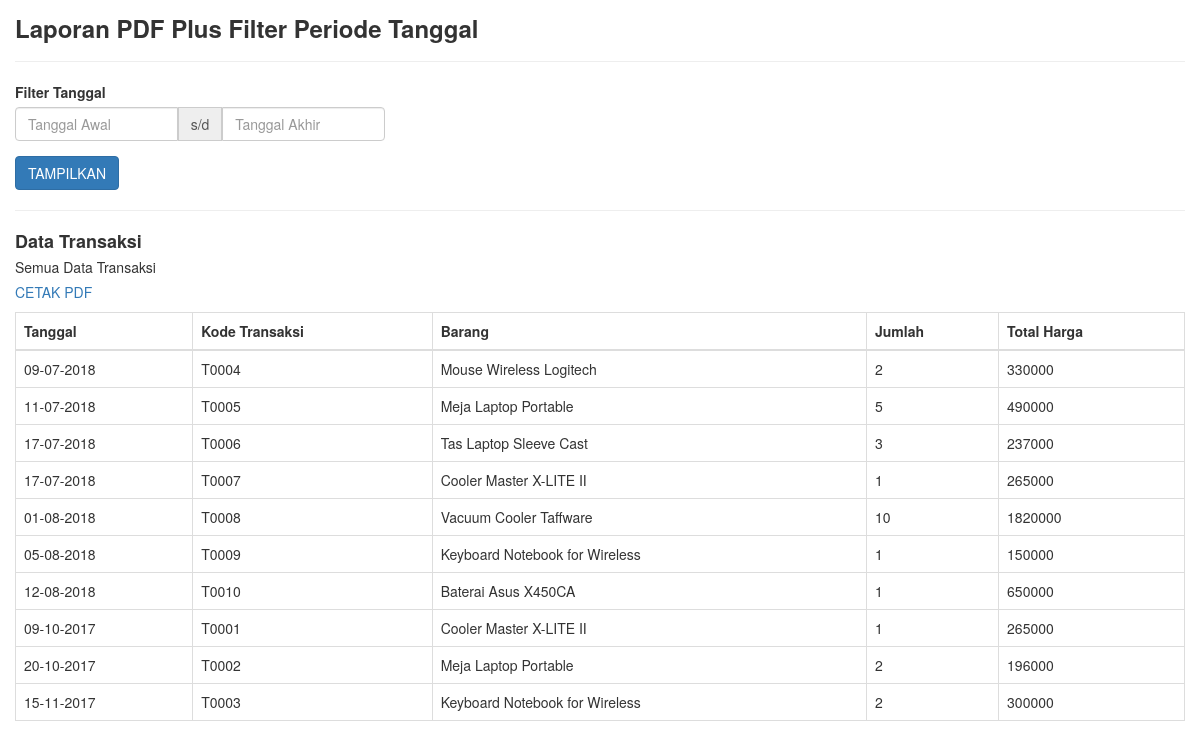
The page / on the database its author committed.
### tables this page shows
CREATE TABLE `transaksi` (
  `id` int(11) NOT NULL,
  `kode` varchar(10) NOT NULL,
  `barang` varchar(100) NOT NULL,
  `jumlah` int(11) NOT NULL,
  `total_harga` double NOT NULL,
  `tgl` datetime NOT NULL
);

### application/controllers/Transaksi.php (called while the page is built, shortened)
<?php if ( ! defined('BASEPATH')) exit('No direct script access allowed');
class Transaksi extends CI_Controller {
	public function __construct(){
		$this->load->model('TransaksiModel');
	}
    public function index(){
        $tgl_awal = $this->input->get('tgl_awal');
        $tgl_akhir = $this->input->get('tgl_akhir');
        if(empty($tgl_awal) or empty($tgl_akhir)){
            $transaksi = $this->TransaksiModel->view_all();
            $url_cetak = 'transaksi/cetak';
            $label = 'Semua Data Transaksi';
        }
        $data['transaksi'] = $transaksi;
        $data['url_cetak'] = base_url('index.php/'.$url_cetak);
        $data['label'] = $label;
        $this->load->view('list', $data);
    }
}

### index.php (called while the page is built, shortened)
<?php
require_once BASEPATH.'core/CodeIgniter.php';

### application/models/TransaksiModel.php (called while the page is built, shortened)
<?php if ( ! defined('BASEPATH')) exit('No direct script access allowed');
class TransaksiModel extends CI_Model {
    public function view_all(){
		return $this->db->get('transaksi')->result();
	}
}

### application/views/list.php (the view, shortened to what this page needs)
<!DOCTYPE html>
<html lang="en">
<head>
    <link href="<?php echo base_url('assets/css/bootstrap.min.css') ?>" rel="stylesheet">
    <link href="<?php echo base_url('assets/libraries/bootstrap-datepicker/css/bootstrap-datepicker.min.css') ?>" rel="stylesheet">
</head>
<body>
    <div style="padding: 15px;">
        <h3 style="margin-top: 0;"><b>Laporan PDF Plus Filter Periode Tanggal</b></h3>
        <hr />
        <form method="get" action="<?php echo base_url('index.php/transaksi/index') ?>">
            <div class="row">
                <div class="col-sm-6 col-md-4">
                    <div class="form-group">
                        <label>Filter Tanggal</label>
                        <div class="input-group">
                            <input type="text" name="tgl_awal" value="<?= @$_GET['tgl_awal'] ?>" class="form-control tgl_awal" placeholder="Tanggal Awal" autocomplete="off">
                            <span class="input-group-addon">s/d</span>
                            <input type="text" name="tgl_akhir" value="<?= @$_GET['tgl_akhir'] ?>" class="form-control tgl_akhir" placeholder="Tanggal Akhir" autocomplete="off">
                        </div>
                    </div>
                </div>
            </div>
            <button type="submit" name="filter" value="true" class="btn btn-primary">TAMPILKAN</button>
        </form>
        <hr />
        <h4 style="margin-bottom: 5px;"><b>Data Transaksi</b></h4>
        <?php echo $label ?><br />
        <div style="margin-top: 5px;">
            <a href="<?php echo $url_cetak ?>">CETAK PDF</a>
        </div>
        <div class="table-responsive" style="margin-top: 10px;">
            <table class="table table-bordered">
                <thead>
                    <tr>
                        <th>Tanggal</th>
                        <th>Kode Transaksi</th>
                        <th>Barang</th>
                        <th>Jumlah</th>
                        <th>Total Harga</th>
                    </tr>
                </thead>
                <tbody>
                    <?php
                    if(empty($transaksi)){
                        echo "<tr><td colspan='5'>Data tidak ada</td></tr>";
                    }else{
                        foreach($transaksi as $data){
                            $tgl = date('d-m-Y', strtotime($data->tgl));
                            echo "<tr>";
                            echo "<td>".$tgl."</td>";
                            echo "<td>".$data->kode."</td>";
                            echo "<td>".$data->barang."</td>";
                            echo "<td>".$data->jumlah."</td>";
                            echo "<td>".$data->total_harga."</td>";
                            echo "</tr>";
                        }
                    }
                    ?>
                </tbody>
            </table>
        </div>
    </div>
</body>
</html>

### rows shown on the page
transaksi: tgl "09-07-2018", kode "T0004", barang "Mouse Wireless Logitech", jumlah "2", total_harga "330000"
transaksi: tgl "11-07-2018", kode "T0005", barang "Meja Laptop Portable", jumlah "5", total_harga "490000"
transaksi: tgl "17-07-2018", kode "T0006", barang "Tas Laptop Sleeve Cast", jumlah "3", total_harga "237000"
transaksi: tgl "17-07-2018", kode "T0007", barang "Cooler Master X-LITE II", jumlah "1", total_harga "265000"
transaksi: tgl "01-08-2018", kode "T0008", barang "Vacuum Cooler Taffware", jumlah "10", total_harga "1820000"
transaksi: tgl "05-08-2018", kode "T0009", barang "Keyboard Notebook for Wireless", jumlah "1", total_harga "150000"
transaksi: tgl "12-08-2018", kode "T0010", barang "Baterai Asus X450CA", jumlah "1", total_harga "650000"
transaksi: tgl "09-10-2017", kode "T0001", barang "Cooler Master X-LITE II", jumlah "1", total_harga "265000"
transaksi: tgl "20-10-2017", kode "T0002", barang "Meja Laptop Portable", jumlah "2", total_harga "196000"
transaksi: tgl "15-11-2017", kode "T0003", barang "Keyboard Notebook for Wireless", jumlah "2", total_harga "300000"

### other values the page prints
$label "Semua Data Transaksi"
